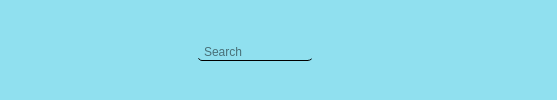
           <widget class="QWidget" name="menu_bar" native="true">
            <property name="sizePolicy">
             <sizepolicy hsizetype="Expanding" vsizetype="Fixed">
              <horstretch>0</horstretch>
              <verstretch>0</verstretch>
             </sizepolicy>
            </property>
            <property name="styleSheet">
             <string notr="true">QWidget{
	background: #90e0ef;
	border: 5px solid transparent;
	border-radius: 5px;
}

QLineEdit{
	border-bottom: 1px solid;
}</string>
            </property>
            <layout class="QHBoxLayout" name="horizontalLayout_4">
             <item>
              <layout class="QHBoxLayout" name="horizontalLayout_3">
               <item>
                <widget class="QPushButton" name="menu_btn">
                 <property name="sizePolicy">
                  <sizepolicy hsizetype="Fixed" vsizetype="Fixed">
                   <horstretch>0</horstretch>
                   <verstretch>0</verstretch>
                  </sizepolicy>
                 </property>
                 <property name="cursor">
                  <cursorShape>PointingHandCursor</cursorShape>
                 </property>
                 <property name="text">
                  <string/>
                 </property>
                 <property name="icon">
                  <iconset resource="resources.qrc">
                   <normaloff>:/newPrefix/images/menu.png</normaloff>:/newPrefix/images/menu.png</iconset>
                 </property>
                 <property name="checkable">
                  <bool>true</bool>
                 </property>
                 <property name="autoExclusive">
                  <bool>true</bool>
                 </property>
                </widget>
               </item>
               <item>
                <spacer name="horizontalSpacer_5">
                 <property name="orientation">
                  <enum>Qt::Horizontal</enum>
                 </property>
                 <property name="sizeType">
                  <enum>QSizePolicy::Expanding</enum>
                 </property>
                 <property name="sizeHint" stdset="0">
                  <size>
                   <width>138</width>
                   <height>20</height>
                  </size>
                 </property>
                </spacer>
               </item>
               <item>
                <widget class="QLineEdit" name="search_bar">
                 <property name="sizePolicy">
                  <sizepolicy hsizetype="MinimumExpanding" vsizetype="Fixed">
                   <horstretch>0</horstretch>
                   <verstretch>0</verstretch>
                  </sizepolicy>
                 </property>
                 <property name="styleSheet">
                  <string notr="true"/>
                 </property>
                 <property name="text">
                  <string/>
                 </property>
                 <property name="placeholderText">
                  <string>Search</string>
                 </property>
                </widget>
               </item>
               <item>
                <widget class="QPushButton" name="search_btn">
                 <property name="sizePolicy">
                  <sizepolicy hsizetype="Fixed" vsizetype="Fixed">
                   <horstretch>0</horstretch>
                   <verstretch>0</verstretch>
                  </sizepolicy>
                 </property>
                 <property name="cursor">
                  <cursorShape>PointingHandCursor</cursorShape>
                 </property>
                 <property name="text">
                  <string/>
                 </property>
                 <property name="icon">
                  <iconset resource="resources.qrc">
                   <normaloff>:/newPrefix/images/search.png</normaloff>:/newPrefix/images/search.png</iconset>
                 </property>
                </widget>
               </item>
               <item>
                <spacer name="horizontalSpacer_6">
                 <property name="orientation">
                  <enum>Qt::Horizontal</enum>
                 </property>
                 <property name="sizeHint" stdset="0">
                  <size>
                   <width>185</width>
                   <height>20</height>
                  </size>
                 </property>
                </spacer>
               </item>
              </layout>
             </item>
            </layout>
           </widget>
